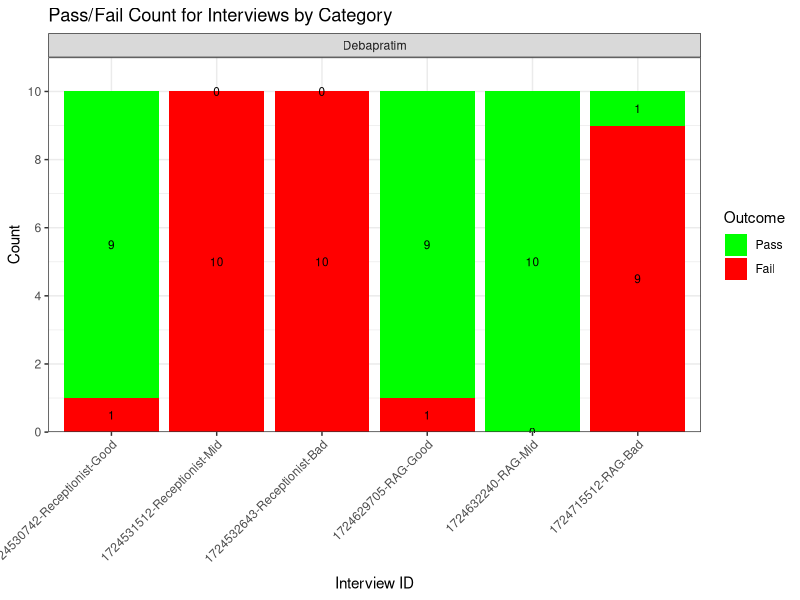
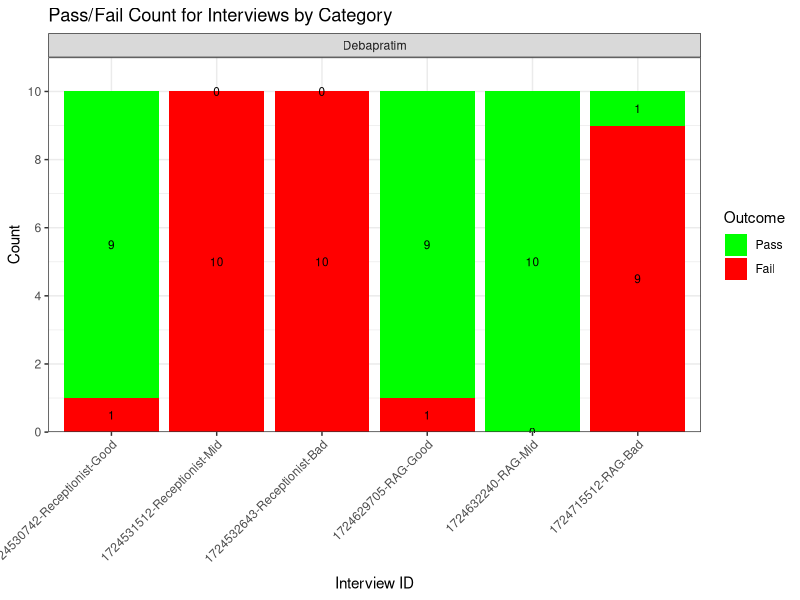

Generate these figures, in order, with R:
# Install necessary packages if you haven't already
# install.packages(c("readxl", "ggplot2"))
# install.packages("stringr")

# Load the packages
library(readxl)
library(ggplot2)
library(stringr)

setwd("D:/Kent/University Of Kent UK/Projects/Disso/Screening-LLM/visualisation")

# Read the data from the Excel file
df <- read_excel("excel/Consistency-Test.xlsx")

# Reshape the data for ggplot2
df_long <- reshape2::melt(df, id.vars = c("Category", "Interview"),
                          measure.vars = c("Pass", "Fail"),
                          variable.name = "Outcome", value.name = "Count")
df_long$Interview <- str_wrap(df_long$Interview, width = 20)
# Create the grouped bar plot
plot <- ggplot(df_long, aes(x = factor(Interview), y = Count, fill = Outcome)) +
  geom_bar(stat = "identity", position = "stack") +
  geom_text(aes(label = Count), position = position_stack(vjust = 0.5), color = "black", size = 3) +
  facet_wrap(~ Category, ncol = 2, scales = "free_y") +
  labs(title = "Pass/Fail Count for Interviews by Category",
       x = "Interview ID",
       y = "Count",
       fill = "Outcome") +
  scale_fill_manual(values = c("Pass" = "green", "Fail" = "red")) +
  theme_bw() +
  theme(axis.text.x = element_text(angle = 45, hjust = 1),
        axis.text.y = element_text(angle = 0, hjust = 1)) +
  scale_y_continuous(breaks = function(x) seq(0, ceiling(max(x)), by = 2),
                     expand = expansion(mult = c(0, 0.1))) # Reduce space at the top

# Print the plot
print(plot)

# Save the plot as a PNG file
ggsave(filename = "consistency_plot.png", plot = plot, path = "D:/Kent/University Of Kent UK/Projects/Disso/Screening-LLM/visualisation", width = 12, height = 8, dpi = 300)